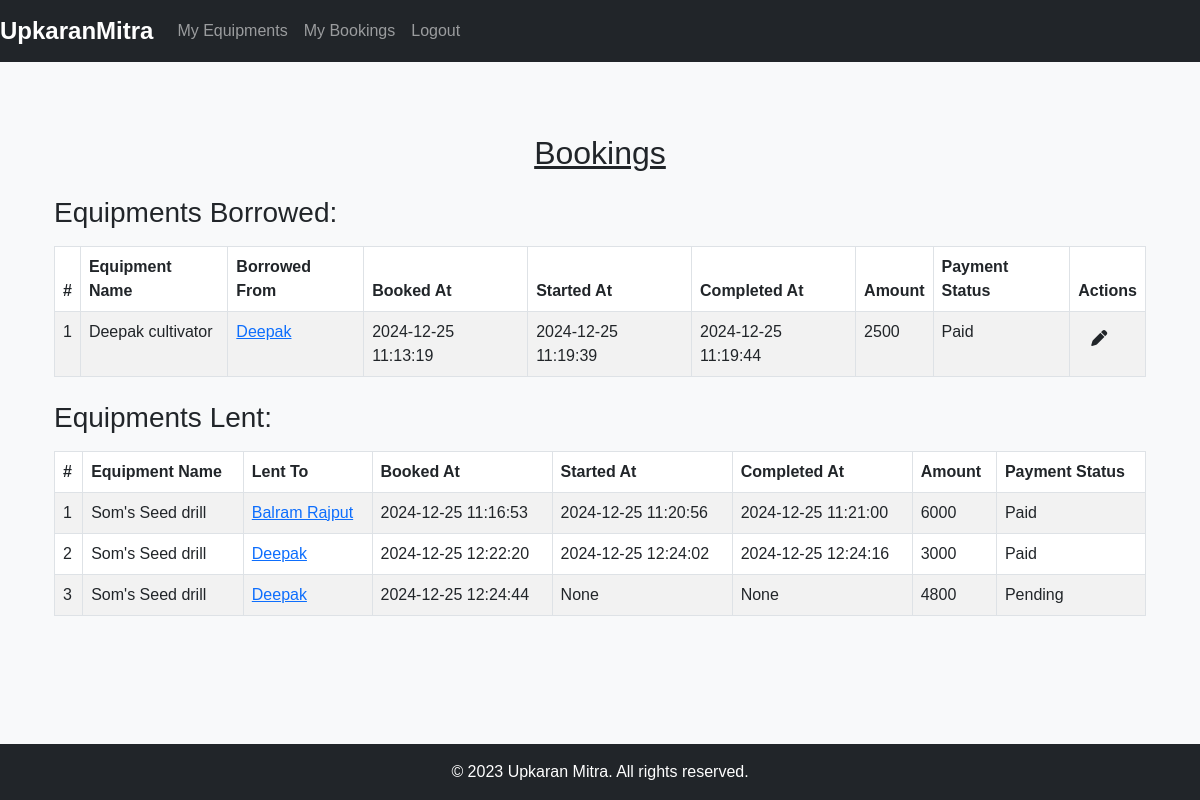
Page /myBookings (signed in) on the earlier database version.
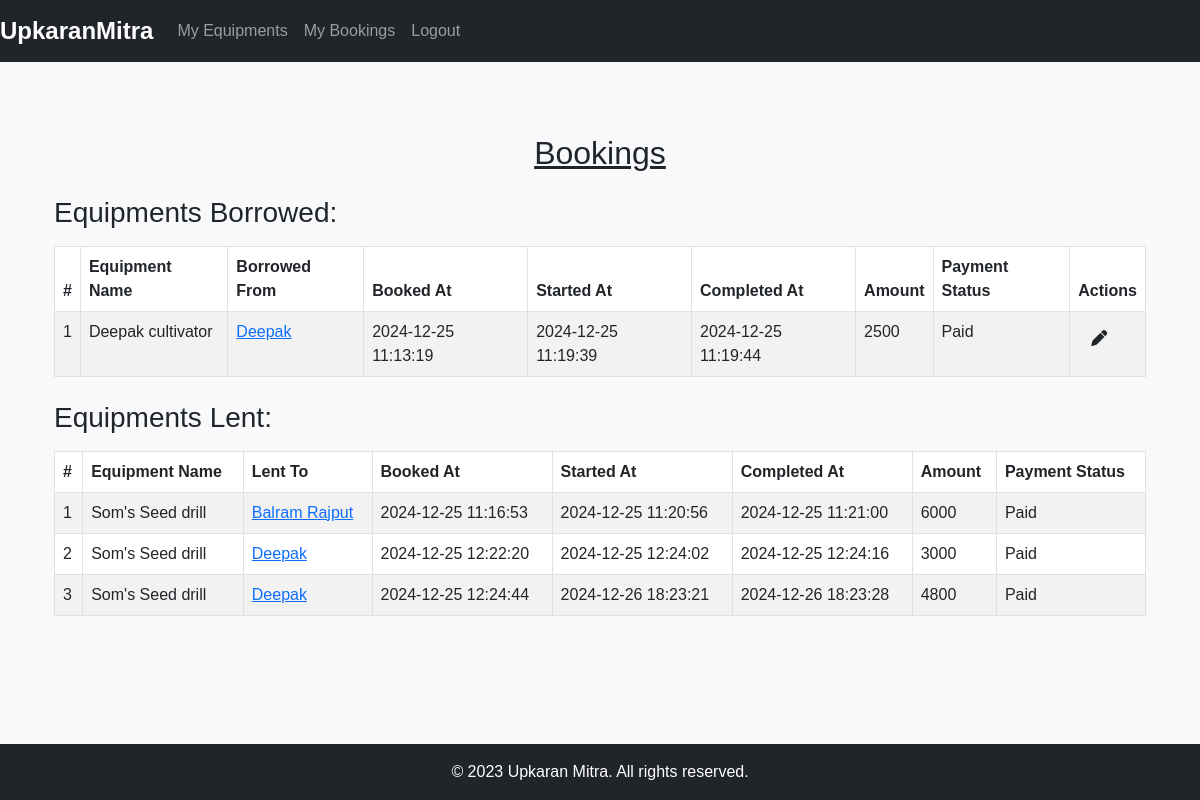
Same page on the later database version.
### tables this page shows
CREATE TABLE `booking`(
    `id` INTEGER PRIMARY KEY AUTOINCREMENT,
    `user_id` INTEGER NOT NULL,
    `user_equipment_id` INTEGER NOT NULL,
    `booked_at` TEXT,
    `started_at` TEXT,
    `completed_at` TEXT,
    `amount` INTEGER,
    `is_payment_done` INTEGER NOT NULL CHECK (`is_payment_done` IN (0,1)),
    FOREIGN KEY (`user_id`) REFERENCES `user`(`id`)
    FOREIGN KEY (`user_equipment_id`) REFERENCES `user_equipments`(`id`)
);

CREATE TABLE `user_equipments`(
    `id` INTEGER PRIMARY KEY AUTOINCREMENT,
    `user_id` INTEGER NOT NULL,
    `name` TEXT,
    `equipment_category_id` INTEGER NOT NULL,
    `used_for` TEXT,
    `image` BLOB,
    `rate` INTEGER,
    `unit` TEXT,
    `specification` TEXT, `is_available` INTEGER NOT NULL CHECK (`is_available` IN (0,1)) DEFAULT 1,
    FOREIGN KEY (`user_id`) REFERENCES `user`(`id`),
    FOREIGN KEY (`equipment_category_id`) REFERENCES `equipment_category`(`id`)
);

CREATE TABLE `user`(
    `id` INTEGER PRIMARY KEY AUTOINCREMENT,
    `name` TEXT,
    `phone_number` TEXT NOT NULL UNIQUE,
    `email` TEXT,
    `password` TEXT NOT NULL,
    `address_id` INTEGER NOT NULL,
    FOREIGN KEY (`address_id`) REFERENCES `address`(`id`)
);

### routes/bookings.py (the view)
@bookings_bp.route('/myBookings', methods=['GET'])
def my_bookings():
    user_id = session['id']
    query = """
    SELECT b.id, b.booked_at, b.started_at, b.completed_at, b.amount, b.is_payment_done,
    ue.name as equipment_name, ue.user_id as borrowed_from_id, u.name as borrowed_from_name
    FROM booking b
    JOIN user_equipments ue ON b.user_equipment_id = ue.id
    JOIN user u ON ue.user_id = u.id
    WHERE b.user_id = ?
    """
    equipments_borrowed = db.execute_select_all_query(query, (user_id,))
    query = """
    SELECT b.id, b.booked_at, b.started_at, b.completed_at, b.amount, b.is_payment_done,
    ue.name as equipment_name, b.user_id as lent_to_id, u.name as lent_to_name
    FROM booking b
    JOIN user_equipments ue ON b.user_equipment_id = ue.id
    JOIN user u ON b.user_id = u.id
    WHERE ue.user_id = ?
    """
    equipments_lent = db.execute_select_all_query(query, (user_id,))
    if equipments_borrowed or equipments_lent:
        return render_template('my_booking.html', equipments_borrowed=equipments_borrowed, equipments_lent=equipments_lent)
    else:
        flash("You don't have any bookings at the moment", "success")
        return render_template('my_booking.html', equipments_borrowed=equipments_borrowed, equipments_lent=equipments_lent)

### database.py (called while the page is built)
    def connect(self):
        try:
            conn = sqlite3.connect(self.db_name)
            return conn
        except sqlite3.Error as e:
            print(f"Failed to connect to the database: {e}")
            return None

    def execute_select_all_query(self, query, params=()):
        conn = self.connect()
        conn.row_factory = sqlite3.Row  # This enables column access by name
        if conn:
            cursor = conn.cursor()
            try:
                cursor.execute(query, params)
                if cursor:
                    rows = cursor.fetchall()
                    records = [dict(row) for row in rows]  # Convert rows to dictionaries
                else:
                    records = []
            except sqlite3.Error as e:
                print(f"Failed to execute Query: {e}")
                records = []
            finally:
                if cursor:
                    cursor.close()
                if conn:
                    conn.close()
        return records

### templates/my_booking.html (shortened to what this page needs)
{% extends "base.html" %}
{% block content %}
<div class="container mt-4">
    <h2 class="text-center mb-4"><u>Bookings</u></h2>
    <h3 class="mb-3">Equipments Borrowed:</h3>
    <table class="table table-striped table-bordered">
        <thead class="thead-dark">
            <tr>
                <th>#</th>
                <th>Equipment Name</th>
                <th>Borrowed From</th>
                <th>Booked At</th>
                <th>Started At</th>
                <th>Completed At</th>
                <th>Amount</th>
                <th>Payment Status</th>
                <th>Actions</th>
            </tr>
        </thead>
        <tbody>
            {% if equipments_borrowed %}
                {% for booking in equipments_borrowed %}
                    <tr>
                        <td>{{ loop.index }}</td>
                        <td>{{ booking.equipment_name }}</td>
                        <td>
                            <a href="#" data-borrowed-from-id="{{ booking.borrowed_from_id }}">
                              {{ booking.borrowed_from_name }}
                            </a>
                        </td>
                        <td>{{ booking.booked_at }}</td>
                        <td>{{ booking.started_at }}</td>
                        <td>{{ booking.completed_at }}</td>
                        <td>{{ booking.amount }}</td>
                        <td>{{ 'Paid' if booking.is_payment_done else 'Pending' }}</td>
                        <td>
                            <button class="btn" onclick="openEditModal('{{ booking.id }}', '{{ booking.started_at is not none }}', '{{ booking.completed_at is not none }}')">
                                <i class="fas fa-pen"></i>
                            </button>
                        </td>
                    </tr>
                {% endfor %}
            {% else %}
                <tr>
                    <td colspan="9" class="text-center">No bookings found</td>
                </tr>
            {% endif %}
        </tbody>
    </table>
</div>
<div class="container mt-4">
    <h3 class="mb-3">Equipments Lent:</h3>
    <table class="table table-striped table-bordered">
        <thead class="thead-dark">
            <tr>
                <th>#</th>
                <th>Equipment Name</th>
                <th>Lent To</th>
                <th>Booked At</th>
                <th>Started At</th>
                <th>Completed At</th>
                <th>Amount</th>
                <th>Payment Status</th>
            </tr>
        </thead>
        <tbody>
            {% if equipments_lent %}
                {% for booking in equipments_lent %}
                    <tr>
                        <td>{{ loop.index }}</td>
                        <td>{{ booking.equipment_name }}</td>
                        <td>
                            <a href="#" data-lent-to-id="{{ booking.lent_to_id }}">
                              {{ booking.lent_to_name }}
                            </a>
                        </td>
                        <td>{{ booking.booked_at }}</td>
                        <td>{{ booking.started_at }}</td>
                        <td>{{ booking.completed_at }}</td>
                        <td>{{ booking.amount }}</td>
                        <td>{{ 'Paid' if booking.is_payment_done else 'Pending' }}</td>
                    </tr>
                {% endfor %}
            {% else %}
                <tr>
                    <td colspan="8" class="text-center">No bookings found</td>
                </tr>
            {% endif %}
        </tbody>
    </table>
</div>
{% endblock %}

### templates/base.html (shortened to what this page needs)
<!DOCTYPE html>
<html lang="en">
<head>
    <link rel="stylesheet" href="https://cdn.jsdelivr.net/npm/bootstrap@5.3.0/dist/css/bootstrap.min.css">
    <link rel="stylesheet" href="https://cdnjs.cloudflare.com/ajax/libs/font-awesome/6.0.0-beta3/css/all.min.css">
    <link rel="stylesheet" href="{{ url_for('static', filename='css/base.css') }}">
    <link rel="stylesheet" href="{{ url_for('static', filename='css/my_equipment.css') }}">
</head>
<body>
    <div class="d-flex flex-column min-vh-100">
        <nav class="navbar navbar-expand-lg navbar-dark bg-dark">
            <a class="navbar-brand" href="/">UpkaranMitra</a>
            <div class="collapse navbar-collapse" id="navbarNav">
                <ul class="navbar-nav ml-auto">
                    {% if session['id'] %}
                        <li class="nav-item"><a class="nav-link" href="/myEquipments">My Equipments</a></li>
                        <li class="nav-item"><a class="nav-link" href="/myBookings">My Bookings</a></li>
                        <li class="nav-item"><a class="nav-link" href="/logout">Logout</a></li>
                    {% else %}
                        <li class="nav-item"><a class="nav-link" href="/login">Login</a></li>
                        <li class="nav-item"><a class="nav-link" href="/register">Register</a></li>
                    {% endif %}
                </ul>
            </div>
        </nav>
        <div class="container flex-grow-1 mt-5">
            {% block content %}{% endblock %}
        </div>
        <footer class="bg-dark text-white text-center py-3 mt-auto">
            <p style="margin-bottom: 0rem;">&copy; 2023 Upkaran Mitra. All rights reserved.</p>
        </footer>
    </div>
</body>
</html>

### static/css/base.css (style rules this page uses)
body { font-family: 'Arial', sans-serif; margin: 0; display: flex; flex-direction: column; min-height: 100vh; }
.navbar-brand { font-size: 1.5rem; font-weight: bold; }
.container { flex-grow: 1; }
footer { width: 100%; }

### static/css/my_equipment.css (style rules this page uses)
body { background-color: #f8f9fa; }

Differences in the rows shown:
changed booking (number 4 of 4 on the later page): started_at "None" → "2024-12-26 18:23:21"; completed_at "None" → "2024-12-26 18:23:28"; is_payment_done "Pending" → "Paid"
